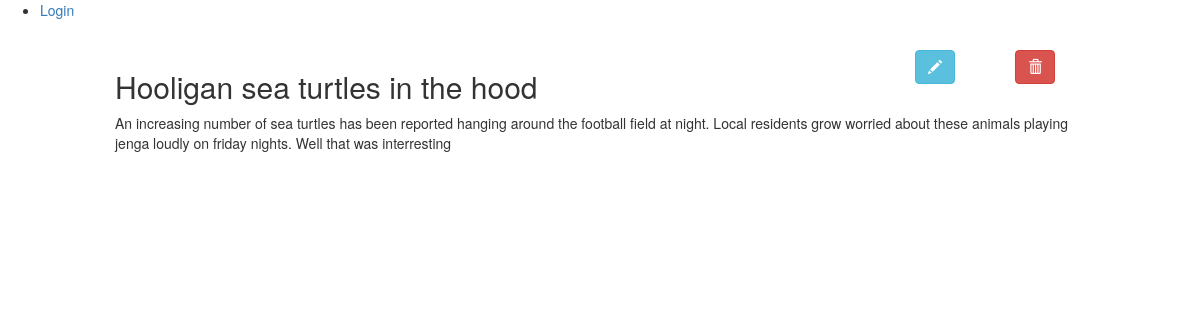
/1/, run on the app's committed database.
### Crud_tp/models.py (models this page shows, shortened)
class Post(models.Model):
    title = models.CharField(max_length=120, help_text='title of message.')
    message = models.TextField(help_text="what's on your mind ...")

### Crud_tp/views.py (the view)
# urls.py: path('<int:pk>/', views.PostDetailView.as_view(), name='detail'),
class PostDetailView(DetailView):
 model=Post
 template_name = 'Crud_tp/post-detail.html'

### Crud_tp/templates/Crud_tp/post-detail.html (shortened to what this page needs)
{% extends 'Crud_tp/base.html' %}
{% block content %}
<div class="container-fluid">
<br/>
<div class="row">
 <div class="col-md-1 col-xs-1 col-sm-1">
    </div>
 <div class="col-md-8 col-xs-8 col-sm-8">
  <p class="h2">
   {{post.title}}
  </p>
    </div>
 <div class="col-md-1 col-xs-1 col-sm-1">
  <a href="{% url 'edit' post.pk %}">
   <button type="button" class="btn btn-info">
    <span class="glyphicon glyphicon-pencil"></span>
   </button>
  </a>
 </div>
 <div class="col-md-1 col-xs-1 col-sm-1">
  <a href="{% url 'delete' post.pk %}">
   <button type="button" class="btn btn-danger">
    <span class="glyphicon glyphicon-trash"></span>
   </button>
  </a>
 </div>
 <div class="col-md-1 col-xs-1 col-sm-1"></div>
</div>
<div class="row">
 <div class="col-md-1 col-xs-1 col-sm-1"></div>
 <div class="col-md-10 col-xs-10 col-sm-10">
 {{post.message}}
 </div>
 <div class="col-md-1 col-xs-1 col-sm-1"></div>
</div>
</div>
{% endblock %}

### data on the page
Post: title "Hooligan sea turtles in the hood", message "An increasing number of sea turtles has been reported hanging around the football field at night. Local residents grow worried about these animals playing jenga loudly on friday nights. Well that was interresting"
